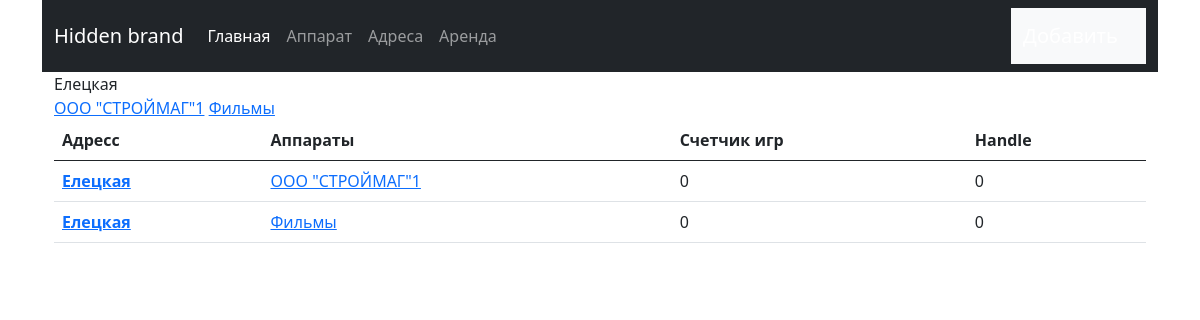
The app's page /eleckaya/, older data.
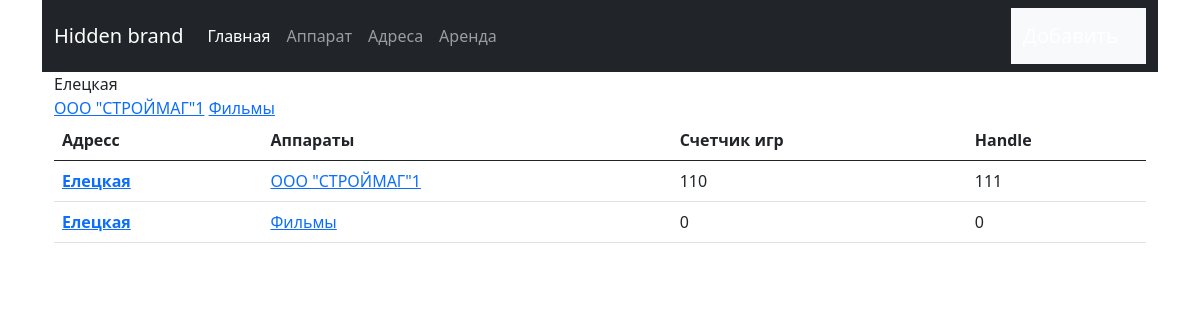
The same page, newer data.
### vend/models.py (models this page shows, shortened)
class Device(models.Model):
    address = models.ForeignKey(Address, on_delete=models.SET_DEFAULT, related_name='device',
                                default=Address.get_default_pk, verbose_name="Адреса")
    name = models.CharField(max_length=200)
    slug = models.SlugField(max_length=200)
    created_at = models.DateTimeField(auto_now=True)
    class Meta:
        verbose_name = 'Аппарат'
        verbose_name_plural = 'Аппараты'
    def get_absolute_url(self):
        a = Address.objects.all()
        return reverse('device_detail', kwargs={'slug': self.slug})
    def get_sum(self):
        device_sum = Device.objects.get(name=self.name)
        try:
            last, pre_last = device_sum.sensor.order_by('-month')[:2]
            sum_number = (last.number - pre_last.number) * 10
        except ValueError:
            try:
                last, pre_last = device_sum.sensor.last(), 0
                sum_number = (last.number) * 10
            except AttributeError:
                sum_number = 0
        return sum_number
    def get_sum_win(self):
        device_sum = Device.objects.get(name=self.name)
        try:
            last, pre_last = device_sum.sensor_win.order_by('-month')[:2]
            sum_number = (last.number - pre_last.number)
        except ValueError:
            try:
                last, pre_last = device_sum.sensor_win.last(), 0
                sum_number = (last.number)
            except AttributeError:
                sum_number = 0
        return sum_number

class Sensor(models.Model):
    device = models.ForeignKey(Device, on_delete=models.PROTECT, related_name='sensor')
    month = models.DateTimeField('Дата снятия счетчика', auto_now_add=True)
    number = models.IntegerField(verbose_name='Счетчик', default=0)
    class Meta:
        verbose_name = 'Счетчик игр'
        verbose_name_plural = 'Счетчики игры'

class SensorWin(models.Model):
    device = models.ForeignKey(Device, on_delete=models.PROTECT, related_name='sensor_win')
    month = models.DateTimeField('Дата снятия счетчика', default=timezone.now())
    number = models.IntegerField(verbose_name='Счетчик', default=0)
    class Meta:
        verbose_name = 'Счетчик выигрыша'
        verbose_name_plural = 'Счетчики выигрышей'

### vend/views.py (the view)
# urls.py: path('<slug:address>/', AddressDetail.as_view(), name='address_detail'),
class AddressDetail(DetailView):
    model = Address
    template_name = 'vend/address_detail.html'
    slug_url_kwarg = 'address'

### templates/vend/address_detail.html (shortened to what this page needs)
{% extends 'base.html' %}
{% block content %}
    {{ address.name }}<br>
    {% for device in address.device.all %}
        <a href="{{ device.get_absolute_url }}">{{ device.name }}</a>
    {% endfor %}
    <table class="table">
        <thead>
        <tr>
            <th scope="col">Адресс</th>
            <th scope="col">Аппараты</th>
            <th scope="col">Счетчик игр</th>
            <th scope="col">Handle</th>
        </tr>
        </thead>
        <tbody>
        {% for device in address.device.all %}
            <tr>
                <th scope="row"><a href="{{ device.get_absolute_url }}">{{ address.name }}</a></th>
                <td><a href="{{ device.get_absolute_url }}">{{ device.name }}</a></td>
                <td>{{ device.get_sum }}</td>
                <td>{{ device.get_sum_win }}</td>
            </tr>
        {% endfor %}
        </tbody>
    </table>
{% endblock %}

Row changes from the older to the newer data that the page shows:
changed Device "ООО \"СТРОЙМАГ\"1": get_sum "0" → "110"; get_sum_win "0" → "111"
